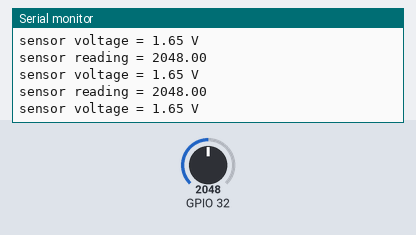
This sketch was run on a simulated ESP32. On the bench: the last lines printed to the serial monitor. The test bench sets the inputs (shaded band); at power-on: GPIO 32 = 2048.

Above: at 1.3 s.
1.4 s: GPIO 32 set to 2866
At 1.9 s:
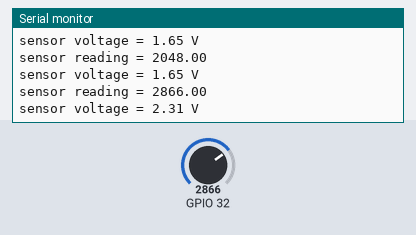
2.9 s: GPIO 32 set to 3603
At 3.4 s:
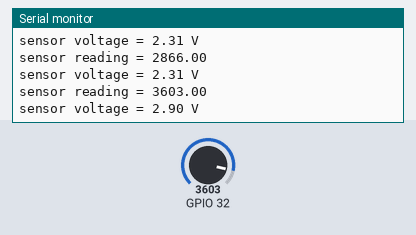
Timing chart, 0 to 5.9 s (numbered marks = the images above; inputs shaded):
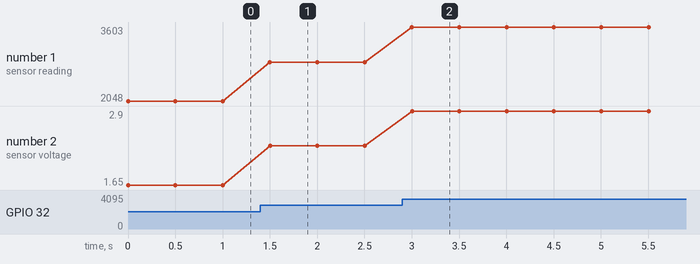

Measured:
- after the input at 1.4 s, the serial monitor: prints a new line after 0.10 s (image 1)
- after the input at 2.9 s, the serial monitor: prints a new line after 0.10 s (image 2)
- plotted number 1: 2048 → 2866 after the input at 1.4 s, 2866 → 3603 after the input at 2.9 s
- plotted number 2: 1.65 → 2.31 after the input at 1.4 s, 2.31 → 2.9 after the input at 2.9 s

The sketch:

GUVA.ino
```cpp
void setup()
{
  Serial.begin(115200);
}

void loop()
{
  float sensorVoltage;
  float sensorValue;

  sensorValue = analogRead(32);
  sensorVoltage = sensorValue/4095*3.3;
  Serial.print("sensor reading = ");
  Serial.print(sensorValue);
  Serial.println("");
  Serial.print("sensor voltage = ");
  Serial.print(sensorVoltage);
  Serial.println(" V");
  delay(500);
}
```
